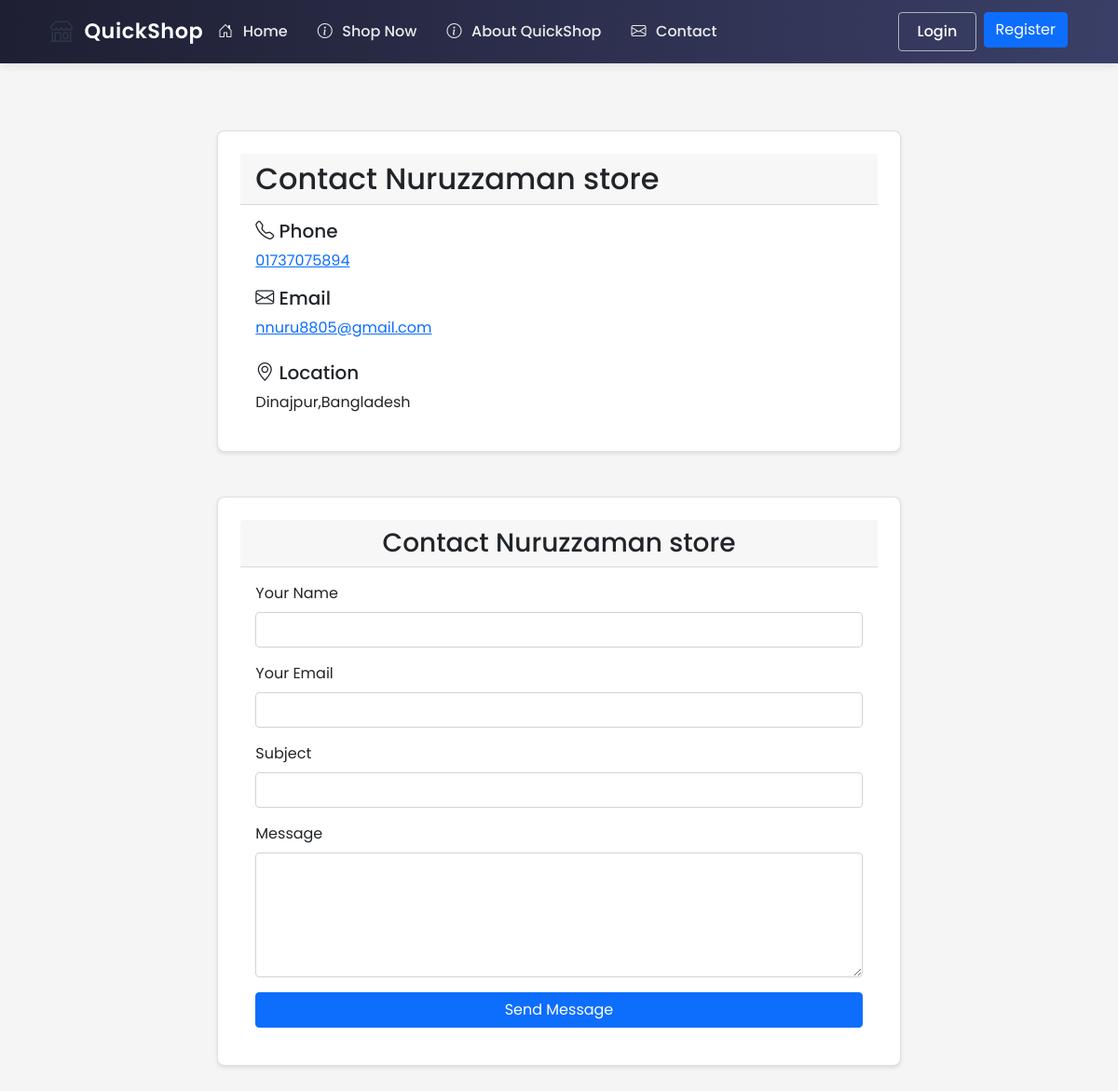
Page /shop/shop/1/contact (signed in) on the earlier database version.
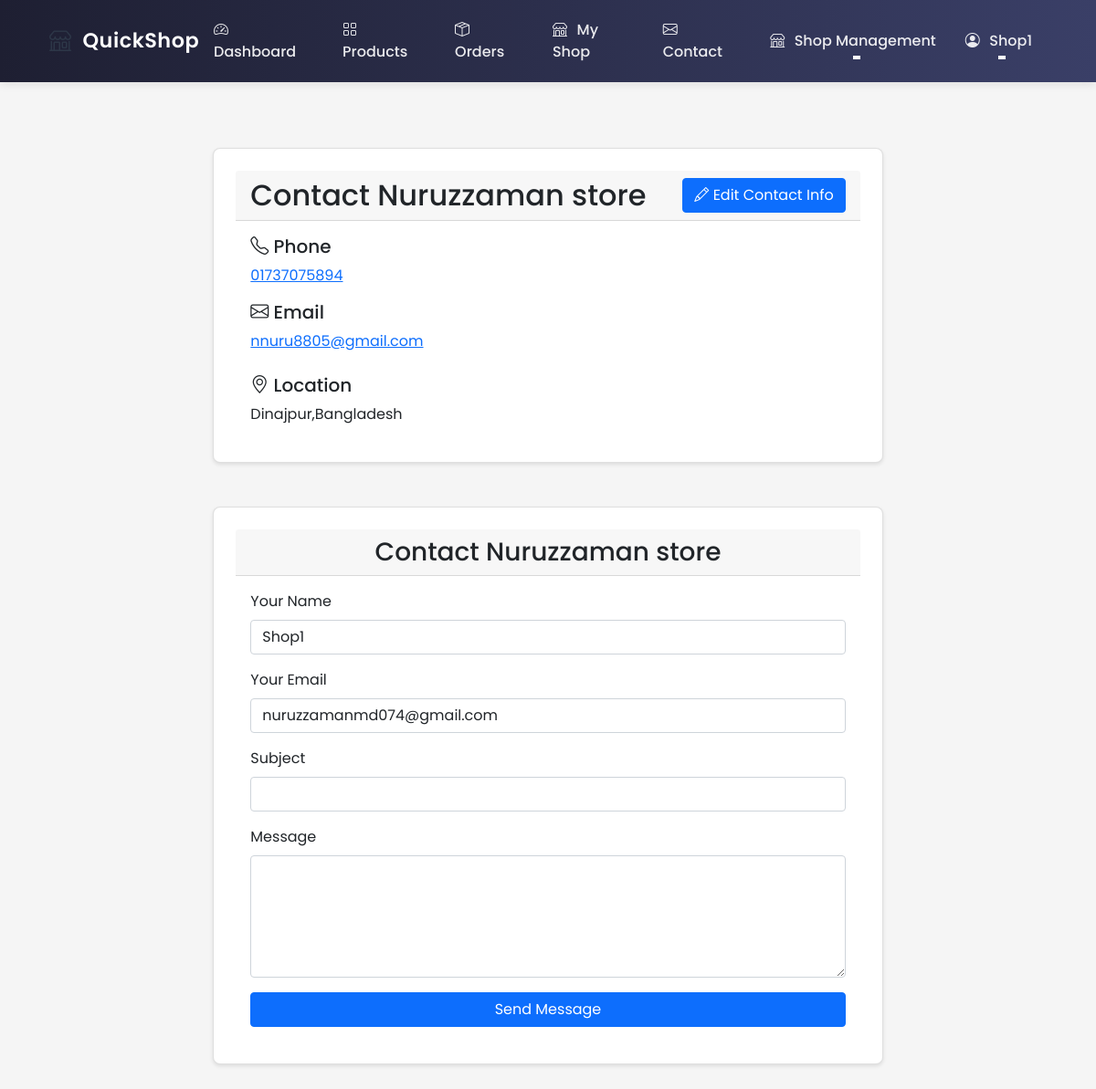
Same page on the later database version.
### ecommerce/models/user.py (models this page shows, shortened)
class User(UserMixin, db.Model):
    id = db.Column(db.Integer, primary_key=True)
    username = db.Column(db.String(80), unique=True, nullable=False)
    email = db.Column(db.String(120), unique=True, nullable=False)
    password_hash = db.Column(db.String(128))
    role = db.Column(db.String(20), nullable=False, default='user')  # user, shop_owner, delivery, admin
    phone = db.Column(db.String(20))  # Added phone number field
    location_lat = db.Column(db.Float)
    location_lng = db.Column(db.Float)
    address = db.Column(db.String(200))
    created_at = db.Column(db.DateTime, default=datetime.utcnow)
    updated_at = db.Column(db.DateTime, default=datetime.utcnow, onupdate=datetime.utcnow)
    is_active = db.Column(db.Boolean, default=True)
    email_notifications = db.Column(db.Boolean, default=True)
    orders = db.relationship('Order', lazy=True, foreign_keys='Order.customer_id')
    shop = db.relationship('Shop', backref='owner', lazy=True, uselist=False)
    deliveries = db.relationship('Order', backref='assigned_delivery_person', lazy=True,
                               foreign_keys='Order.delivery_person_id')

### ecommerce/routes/shop.py (the view)
@shop_bp.route('/shop/<int:shop_id>/contact')
def contact(shop_id):
    shop = Shop.query.get_or_404(shop_id)
    return render_template('shop/contact.html', shop=shop)

### ecommerce/templates/shop/contact.html (shortened to what this page needs)
{% extends "base.html" %}
{% block content %}
<div class="container my-4">
    <div class="row">
        <div class="col-md-8 offset-md-2">
            <div class="card">
                <div class="card-header d-flex justify-content-between align-items-center">
                    <h2 class="mb-0">Contact {{ shop.name }}</h2>
                    {% if current_user.is_authenticated and current_user.id == shop.owner_id %}
                    <a href="{{ url_for('shop.edit_contact', shop_id=shop.id) }}" class="btn btn-primary">
                        <i class="bi bi-pencil"></i> Edit Contact Info
                    </a>
                    {% endif %}
                </div>
                <div class="card-body">
                    {% if shop.phone or shop.email or shop.website or shop.business_hours %}
                        <div class="contact-info">
                            {% if shop.phone %}
                            <div class="mb-3">
                                <h5><i class="bi bi-telephone"></i> Phone</h5>
                                <p class="mb-0"><a href="tel:{{ shop.phone }}">{{ shop.phone }}</a></p>
                            </div>
                            {% endif %}
                            {% if shop.email %}
                            <div class="mb-3">
                                <h5><i class="bi bi-envelope"></i> Email</h5>
                                <p class="mb-0"><a href="mailto:{{ shop.email }}">{{ shop.email }}</a></p>
                            </div>
                            {% endif %}
                        </div>
                    {% endif %}
                    {% if shop.address %}
                    <div class="mt-4">
                        <h5><i class="bi bi-geo-alt"></i> Location</h5>
                        <p class="mb-0">{{ shop.address }}</p>
                    </div>
                    {% endif %}
                </div>
            </div>
        </div>
    </div>
</div>
<div class="container mt-4">
    <div class="row justify-content-center">
        <div class="col-md-8">
            <div class="card">
                <div class="card-header">
                    <h3 class="text-center mb-0">Contact {{ shop.name }}</h3>
                </div>
                <div class="card-body">
                    <form method="POST">
                        <div class="mb-3">
                            <label for="name" class="form-label">Your Name</label>
                            <input type="text" class="form-control" id="name" name="name"
                                   value="{{ current_user.username if current_user.is_authenticated else '' }}" required>
                        </div>
                        <div class="mb-3">
                            <label for="email" class="form-label">Your Email</label>
                            <input type="email" class="form-control" id="email" name="email"
                                   value="{{ current_user.email if current_user.is_authenticated else '' }}" required>
                        </div>
                        <div class="mb-3">
                            <label for="subject" class="form-label">Subject</label>
                            <input type="text" class="form-control" id="subject" name="subject" required>
                        </div>
                        <div class="mb-3">
                            <label for="message" class="form-label">Message</label>
                            <textarea class="form-control" id="message" name="message" rows="5" required></textarea>
                        </div>
                        <div class="d-grid">
                            <button type="submit" class="btn btn-primary">Send Message</button>
                        </div>
                    </form>
                </div>
            </div>
        </div>
    </div>
</div>
{% endblock %}

### ecommerce/templates/base.html (shortened to what the changed rows need)
<!DOCTYPE html>
<html lang="en">
<head>
    <link href="https://cdn.jsdelivr.net/npm/bootstrap@5.1.3/dist/css/bootstrap.min.css" rel="stylesheet">
    <link rel="stylesheet" href="https://cdn.jsdelivr.net/npm/bootstrap-icons@1.7.2/font/bootstrap-icons.css">
    <link rel="stylesheet" href="{{ url_for('static', filename='css/style.css') }}">
</head>
<body class="d-flex flex-column min-vh-100">
    <nav class="navbar navbar-expand-lg navbar-light">
        <div class="container">
            <div class="collapse navbar-collapse" id="navbarNav">
                <ul class="navbar-nav me-auto">
                    {% if not current_user.is_authenticated %}
                    <li class="nav-item">
                        <a class="nav-link" href="{{ url_for('main.index') }}">
                            <i class="bi bi-house-door"></i> Home
                        </a>
                    </li>
            <li class="nav-item">
                <a class="nav-link" href="{{ url_for('shop.index') }}" </a>
                    <i class="bi bi-info-circle"></i> Shop Now
                </a>
            </li>
                    <li class="nav-item">
                        <a class="nav-link" href="{{ url_for('main.about') }}">
                            <i class="bi bi-info-circle"></i> About QuickShop
                        </a>
                    </li>
                    {% elif current_user.is_authenticated and current_user.role == 'shop_owner' %}
                    <li class="nav-item">
                        <a class="nav-link" href="{{ url_for('shop.dashboard') }}">
                            <i class="bi bi-speedometer2"></i> Dashboard
                        </a>
                    </li>
                    <li class="nav-item">
                        <a class="nav-link" href="{{ url_for('shop.manage') }}">
                            <i class="bi bi-grid"></i> Products
                        </a>
                    </li>
                    <li class="nav-item">
                        <a class="nav-link" href="{{ url_for('shop.orders') }}">
                            <i class="bi bi-box-seam"></i> Orders
                        </a>
                    </li>
                    {% if current_user.shop %}
                    <li class="nav-item">
                        <a class="nav-link" href="{{ url_for('shop.about', shop_id=current_user.shop.id) }}">
                            <i class="bi bi-shop"></i> My Shop
                        </a>
                    </li>
                    {% endif %}
                    {% endif %}
                </ul>
                <ul class="navbar-nav ms-auto">
                    {% if current_user.is_authenticated %}
                        {% if current_user.role == 'admin' %}
                        <li class="nav-item">
                            <a class="nav-link" href="{{ url_for('admin.dashboard') }}">
                                <i class="bi bi-speedometer2"></i> Admin Panel
                            </a>
                        </li>
                        <li class="nav-item dropdown">
                            <a class="nav-link dropdown-toggle" href="#" role="button" data-bs-toggle="dropdown">
                                <i class="bi bi-gear"></i> Manage
                            </a>
                            <ul class="dropdown-menu">
                                <li>
                                    <a class="dropdown-item" href="{{ url_for('admin.orders') }}">
                                        <i class="bi bi-box-seam"></i> Orders
                                    </a>
                                </li>
                                <li>
                                    <a class="dropdown-item" href="{{ url_for('admin.manage_shops') }}">
                                        <i class="bi bi-shop"></i> Shops
                                    </a>
                                </li>
                                <li>
                                    <a class="dropdown-item" href="{{ url_for('admin.manage_delivery') }}">
                                        <i class="bi bi-truck"></i> Delivery
                                    </a>
                                </li>
                                <li>
                                    <a class="dropdown-item" href="{{ url_for('admin.settings') }}">
                                        <i class="bi bi-gear"></i> Settings
                                    </a>
                                </li>
                            </ul>
                        </li>
                        {% elif current_user.role == 'shop_owner' %}
                        <li class="nav-item dropdown">
                            <a class="nav-link dropdown-toggle" href="#" role="button" data-bs-toggle="dropdown">
                                <i class="bi bi-shop"></i> Shop Management
                            </a>
                        </li>
                        {% endif %}
                        <li class="nav-item dropdown">
                            <a class="nav-link dropdown-toggle" href="#" role="button" data-bs-toggle="dropdown">
                                <i class="bi bi-person-circle"></i> {{ current_user.username }}
                            </a>
                        </li>
                    {% else %}
                        <li class="nav-item">
                            <a class="btn btn-outline-primary me-2" href="{{ url_for('auth.login') }}">Login</a>
                        </li>
                        <li class="nav-item">
                            <a class="btn btn-primary" href="{{ url_for('auth.register') }}">Register</a>
                        </li>
                    {% endif %}
                </ul>
            </div>
        </div>
    </nav>
    <main class="flex-shrink-0">
        {% block content %}{% endblock %}
    </main>
</body>
</html>

Differences in the rows shown:
now on this page (row edited): User: username "Shop1", name "Shop1", email "nuruzzamanmd074@gmail.com"
Other differences:
text no longer shown: "Home Shop Now About QuickShop Login Register"
text now shown: "Dashboard Products Orders My Shop Shop Management Edit Contact Info"
